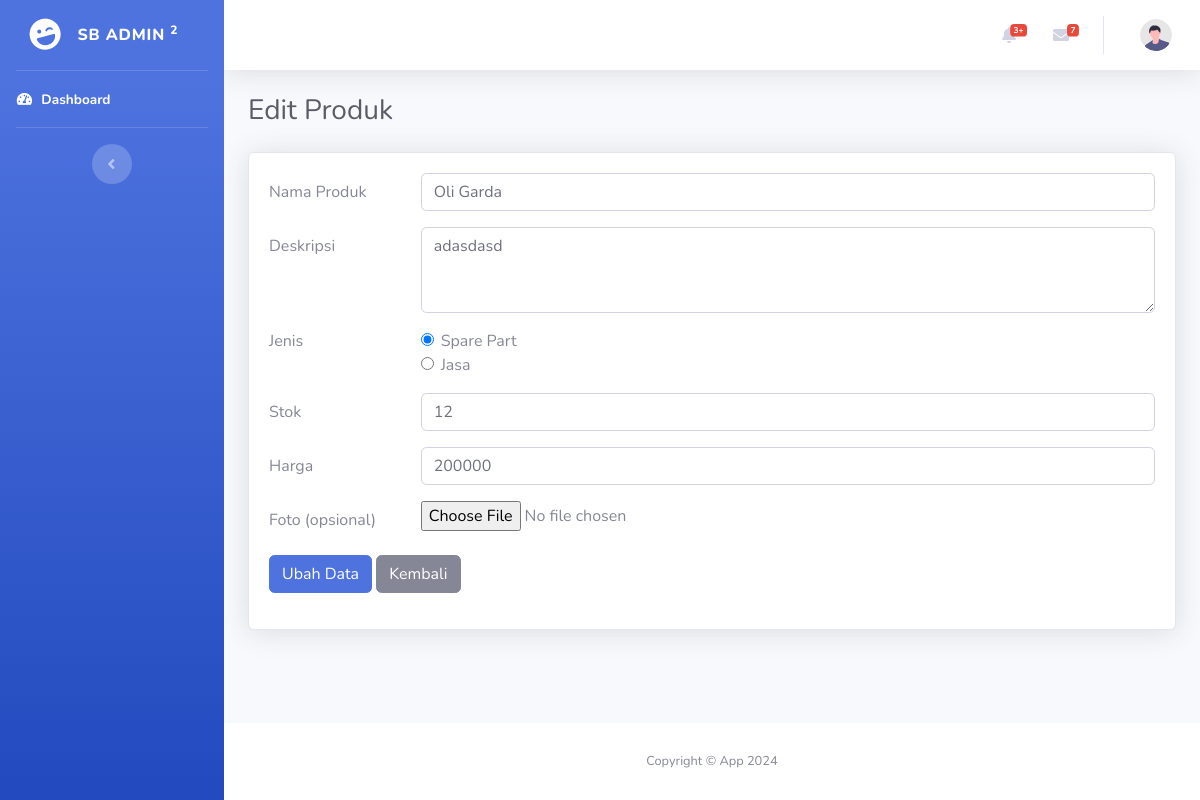
The app's page /produk/edit/1, older data.
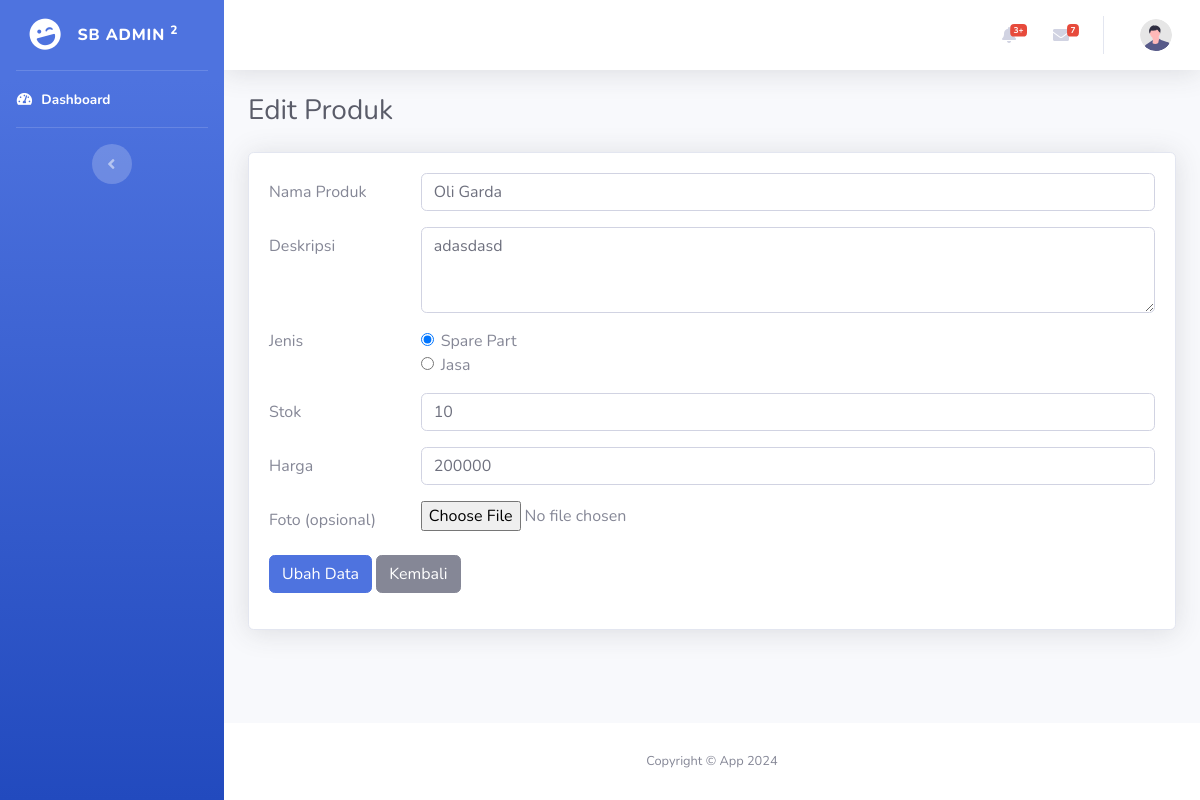
The same page, newer data.
### tables this page shows
CREATE TABLE `produk` (
  `id` int(11) NOT NULL,
  `nama_produk` varchar(128) NOT NULL,
  `deskripsi` varchar(128) NOT NULL,
  `jenis` enum('sparepart','jasa') NOT NULL,
  `stok` int(11) DEFAULT NULL,
  `harga` int(11) NOT NULL,
  `diskon` int(11) DEFAULT NULL,
  `foto` varchar(255) DEFAULT NULL,
  `created_at` datetime NOT NULL
);

### application/controllers/Produk.php (called while the page is built, shortened)
<?php
class Produk extends CI_Controller
{
    public function __construct()
    {
        $this->load->library('form_validation');
    }
    public function edit($id)
    {
        $this->form_validation->set_rules('nama_produk', 'Nama Produk', 'required|trim');
        $this->form_validation->set_rules('deskripsi', 'Deskripsi', 'required|trim');
        $this->form_validation->set_rules('jenis', 'Jenis', 'required|trim');
        $this->form_validation->set_rules('stok', 'Stok', 'trim|numeric');
        $this->form_validation->set_rules('harga', 'Harga', 'required|trim|numeric');
        if ($this->form_validation->run() == false) {
            $data['title'] = 'Edit Produk';
            $data['user'] = $this->db->get_where('users', ['email' => $this->session->userdata('email')])->row_array();
            $data['produk'] = $this->db->get_where('produk', ['id' => $id])->row_array();
            $this->load->view('templates/main_header', $data);
            $this->load->view('templates/main_sidebar');
            $this->load->view('templates/main_topbar', $data);
            $this->load->view('produk/edit', $data);
            $this->load->view('templates/main_footer');
        }
    }
}

### index.php (called while the page is built, shortened)
<?php
require_once BASEPATH.'core/CodeIgniter.php';

### application/views/produk/edit.php (the view, shortened to what this page needs)
<div class="container-fluid">
    <div class="d-sm-flex align-items-center justify-content-between mb-4">
        <h1 class="h3 mb-0 text-gray-800"><?= $title; ?></h1>
    </div>
    <div class="card shadow mb-4">
        <div class="card-body">
            <form action="<?= base_url('produk/edit/' . $produk['id']); ?>" method="post" enctype="multipart/form-data">
                <div class="form-group row">
                    <label for="nama_produk" class="col-sm-2 col-form-label">Nama Produk</label>
                    <div class="col-sm-10">
                        <input type="text" class="form-control" id="nama_produk" name="nama_produk" value="<?= $produk['nama_produk']; ?>">
                    </div>
                </div>
                <div class="form-group row">
                    <label for="deskripsi" class="col-sm-2 col-form-label">Deskripsi</label>
                    <div class="col-sm-10">
                        <textarea class="form-control" id="deskripsi" name="deskripsi" rows="3"><?= $produk['deskripsi']; ?></textarea>
                    </div>
                </div>
                <fieldset class="form-group row">
                    <legend class="col-form-label col-sm-2 float-sm-left pt-0">Jenis</legend>
                    <div class="col-sm-10">
                        <div class="form-check">
                            <input class="form-check-input" type="radio" name="jenis" id="jenis" value="sparepart" <?= ($produk['jenis'] == 'sparepart') ? 'checked' : ''; ?>>
                            <label class="form-check-label" for="jenis">
                                Spare Part
                            </label>
                        </div>
                        <div class="form-check">
                            <input class="form-check-input" type="radio" name="jenis" id="jenis" value="jasa" <?= ($produk['jenis'] == 'jasa') ? 'checked' : ''; ?>>
                            <label class="form-check-label" for="jenis">
                                Jasa
                            </label>
                        </div>
                    </div>
                </fieldset>
                <div id="stokField" style="display: none;">
                    <div class="form-group row">
                        <label for="stok" class="col-sm-2 col-form-label">Stok</label>
                        <div class="col-sm-10">
                            <input type="number" class="form-control" id="stok" name="stok" value="<?= $produk['stok']; ?>">
                        </div>
                    </div>
                </div>
                <div class="form-group row">
                    <label for="harga" class="col-sm-2 col-form-label">Harga</label>
                    <div class="col-sm-10">
                        <input type="number" class="form-control" id="harga" name="harga" value="<?= $produk['harga']; ?>">
                    </div>
                </div>
                <div class="form-group row">
                    <label for="foto" class="col-sm-2 col-form-label">Foto (opsional)</label>
                    <div class="col-sm-10">
                        <input type="file" class="form-control-file" id="foto" name="foto" accept=".png, .jpg, .jpeg">
                    </div>
                </div>
                <div class="form-group row">
                    <div class="col-sm-10">
                        <button type="submit" class="btn btn-primary">Ubah Data</button>
                        <a href="<?= base_url('produk'); ?>" class="btn btn-secondary">Kembali</a>
                    </div>
                </div>
            </form>
        </div>
    </div>
</div>
</div>

Row changes from the older to the newer data that the page shows:
changed produk "Oli Garda": stok "12" → "10"
